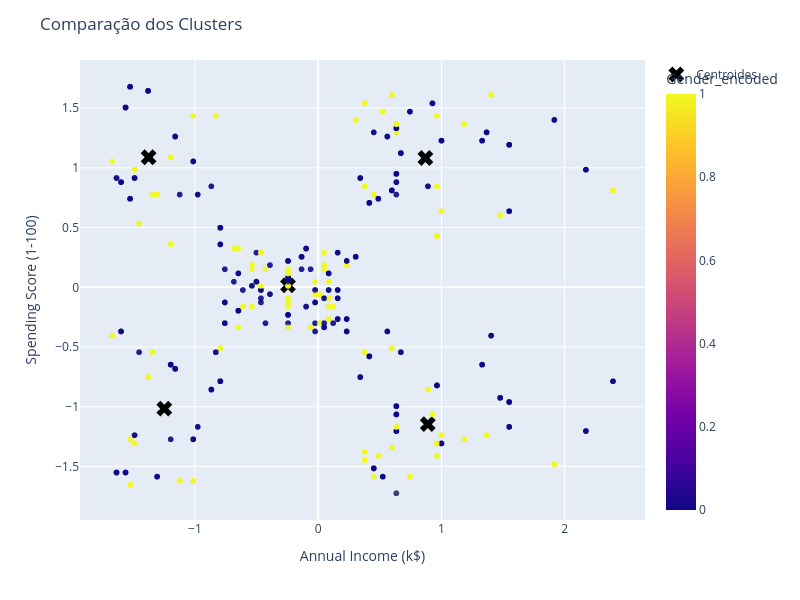

Notebook code cell kept with this figure:
### Markdown cell above
Os centroides calculados para os dados balanceados se ajustaram de maneira muito mais natural e óbvia do que os dos dados originais. Essa comparação tornoua evidente a importância das transformações de balanceamento e padronização para esse conjunto de dados.

> Por esse motivo, a partir dessa etapa, só serão analisados os dados balanceados e padrnizados.

O próximo passo é analisar se há alguma relação entre esses grupos e as outras ariáveis independentes. Abaixo seguem os gráficos para essa análise. Os dados graficados serão os originais balanceados, sem a padronização, ne maneira a facilitar a análise.

### Code cell
# Relação com Gender
fig = px.scatter(df_bp, 
              x='Annual Income (k$)', 
              y='Spending Score (1-100)', 
              color='Gender_encoded', 
              color_discrete_sequence=px.colors.qualitative.Plotly, 
              opacity=0.7)
# Centroides
fig.add_scatter(
               x=centroides_bp[:, 0], 
               y=centroides_bp[:, 1], 
               mode='markers',
               marker=dict(color='black', symbol='x', size=14),
               name='Centroides')

fig.update_layout(height=600, 
                 width=800,
                 title_text="Comparação dos Clusters")

fig.show()

### Figure 1 — Plotly figure (JSON) as saved in the notebook; plotly's stock layout.template omitted (floating-point values rounded to 4 significant figures; data arrays with more than 128 entries replaced by an {"elided": "..."} marker saying what was removed)
{"data": [{"hovertemplate": "Annual Income (k$)=%{x}<br>Spending Score (1-100)=%{y}<br>Gender_encoded=%{marker.color}<extra></extra>", "legendgroup": "", "marker": {"color": {"elided": "1328 int values"}, "coloraxis": "coloraxis", "opacity": 0.7, "symbol": "circle"}, "mode": "markers", "name": "", "showlegend": false, "type": "scattergl", "x": {"elided": "1328 float values"}, "xaxis": "x", "y": {"elided": "1328 float values"}, "yaxis": "y"}, {"marker": {"color": "black", "size": 14, "symbol": "x"}, "mode": "markers", "name": "Centroides", "type": "scatter", "x": [0.8894, 0.8699, -1.376, -0.2452, -1.249], "y": [-1.145, 1.082, 1.088, 0.01582, -1.016]}], "layout": {"coloraxis": {"colorbar": {"title": {"text": "Gender_encoded"}}, "colorscale": [[0, "#0d0887"], [0.1111, "#46039f"], [0.2222, "#7201a8"], [0.3333, "#9c179e"], [0.4444, "#bd3786"], [0.5556, "#d8576b"], [0.6667, "#ed7953"], [0.7778, "#fb9f3a"], [0.8889, "#fdca26"], [1, "#f0f921"]]}, "height": 600, "legend": {"tracegroupgap": 0}, "margin": {"t": 60}, "title": {"text": "Comparação dos Clusters"}, "width": 800, "xaxis": {"anchor": "y", "domain": [0, 1], "title": {"text": "Annual Income (k$)"}}, "yaxis": {"anchor": "x", "domain": [0, 1], "title": {"text": "Spending Score (1-100)"}}}}
